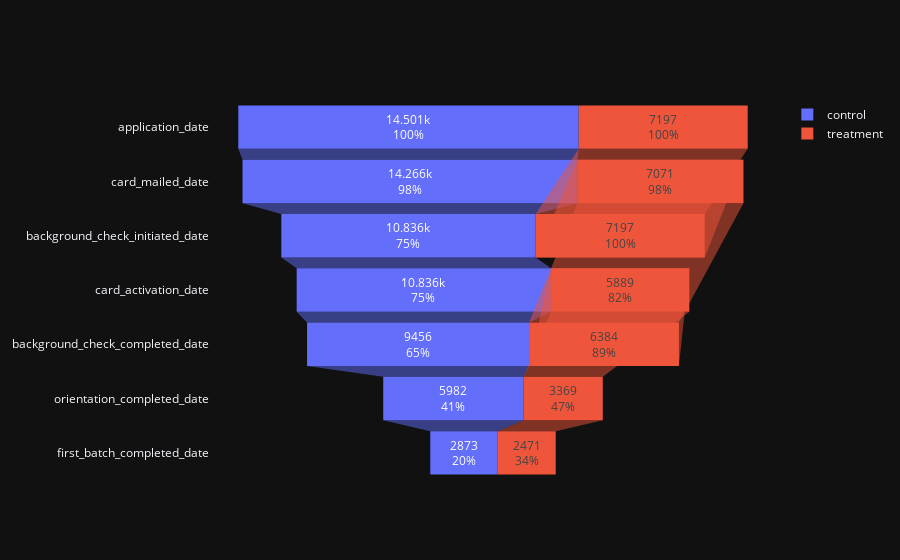

The notebook cell this image was saved under:
### Code cell
# Let's combine the converstion funnel of both groups

fig = go.Figure(go.Funnel(
    y=df_control_converstion.index.get_level_values(1),
    x=df_control_converstion.applicant_id,
    name='control',
    textinfo="value+percent initial"))

fig.add_funnel(
    y=df_treat_converstion.index.get_level_values(1),
    x=df_treat_converstion.applicant_id,
    name='treatment',
    textinfo="value+percent initial")

fig.show()

# Due to the different sample size of both groups, we can't compare the converstion rate directly, but we can compare the converstion rate of each step.

# and for the last and final conversion rate, the treatment group is higher than control group, which means the treatment group has a higher converstion rate than control group. And the data is 43% vs 27%, which is a big difference.

### Figure 1 — Plotly figure (JSON) as saved in the notebook; plotly's stock layout.template omitted (floating-point values rounded to 4 significant figures)
{"data": [{"name": "control", "textinfo": "value+percent initial", "x": [14501, 14266, 10836, 10836, 9456, 5982, 2873], "y": ["application_date", "card_mailed_date", "background_check_initiated_date", "card_activation_date", "background_check_completed_date", "orientation_completed_date", "first_batch_completed_date"], "type": "funnel"}, {"name": "treatment", "textinfo": "value+percent initial", "x": [7197, 7197, 7071, 6384, 5889, 3369, 2471], "y": ["application_date", "background_check_initiated_date", "card_mailed_date", "background_check_completed_date", "card_activation_date", "orientation_completed_date", "first_batch_completed_date"], "type": "funnel"}], "layout": {}}
